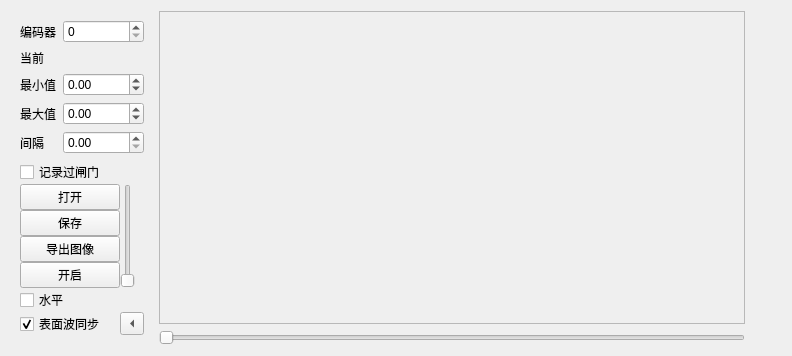
<?xml version="1.0" encoding="UTF-8"?>
<ui version="4.0">
 <class>PanelSlice</class>
 <widget class="QFrame" name="PanelSlice">
  <property name="geometry">
   <rect>
    <x>0</x>
    <y>0</y>
    <width>792</width>
    <height>315</height>
   </rect>
  </property>
  <property name="windowTitle">
   <string>Frame</string>
  </property>
  <layout class="QGridLayout" name="gridLayout">
   <item row="0" column="0">
    <widget class="QWidget" name="sliceContainer" native="true">
     <layout class="QGridLayout" name="gridLayout_4">
      <property name="spacing">
       <number>0</number>
      </property>
      <item row="0" column="0" colspan="2">
       <widget class="QWidget" name="sliceOptionsContainer" native="true">
        <layout class="QFormLayout" name="formLayout_2">
         <property name="leftMargin">
          <number>0</number>
         </property>
         <property name="topMargin">
          <number>0</number>
         </property>
         <property name="rightMargin">
          <number>0</number>
         </property>
         <property name="bottomMargin">
          <number>0</number>
         </property>
         <item row="0" column="0">
          <widget class="QLabel" name="axisTitle">
           <property name="text">
            <string>编码器</string>
           </property>
           <property name="buddy">
            <cstring>axis</cstring>
           </property>
          </widget>
         </item>
         <item row="0" column="1">
          <widget class="QSpinBox" name="axis"/>
         </item>
         <item row="2" column="1">
          <widget class="QDoubleSpinBox" name="min">
           <property name="minimum">
            <double>-99999.990000000005239</double>
           </property>
           <property name="maximum">
            <double>99999.990000000005239</double>
           </property>
          </widget>
         </item>
         <item row="1" column="1">
          <widget class="QLabel" name="pos">
           <property name="text">
            <string/>
           </property>
          </widget>
         </item>
         <item row="1" column="0">
          <widget class="QLabel" name="posTitle">
           <property name="text">
            <string>当前</string>
           </property>
          </widget>
         </item>
         <item row="2" column="0">
          <widget class="QLabel" name="minTitle">
           <property name="text">
            <string>最小值</string>
           </property>
           <property name="buddy">
            <cstring>min</cstring>
           </property>
          </widget>
         </item>
         <item row="3" column="0">
          <widget class="QLabel" name="maxTitle">
           <property name="text">
            <string>最大值</string>
           </property>
           <property name="buddy">
            <cstring>max</cstring>
           </property>
          </widget>
         </item>
         <item row="3" column="1">
          <widget class="QDoubleSpinBox" name="max">
           <property name="minimum">
            <double>-99999.990000000005239</double>
           </property>
           <property name="maximum">
            <double>99999.990000000005239</double>
           </property>
          </widget>
         </item>
         <item row="4" column="0">
          <widget class="QLabel" name="intervalTitle">
           <property name="text">
            <string>间隔</string>
           </property>
           <property name="buddy">
            <cstring>interval</cstring>
           </property>
          </widget>
         </item>
         <item row="4" column="1">
          <widget class="QDoubleSpinBox" name="interval">
           <property name="minimum">
            <double>0.000000000000000</double>
           </property>
           <property name="maximum">
            <double>99999.990000000005239</double>
           </property>
          </widget>
         </item>
         <item row="5" column="0" colspan="2">
          <widget class="QCheckBox" name="logTrigger">
           <property name="text">
            <string>记录过闸门</string>
           </property>
          </widget>
         </item>
        </layout>
       </widget>
      </item>
      <item row="3" column="0">
       <widget class="QPushButton" name="exportImage">
        <property name="text">
         <string>导出图像</string>
        </property>
       </widget>
      </item>
      <item row="4" column="0">
       <widget class="QPushButton" name="enable">
        <property name="text">
         <string>开启</string>
        </property>
        <property name="checkable">
         <bool>true</bool>
        </property>
       </widget>
      </item>
      <item row="2" column="0">
       <widget class="QPushButton" name="save">
        <property name="text">
         <string>保存</string>
        </property>
       </widget>
      </item>
      <item row="1" column="0">
       <widget class="QPushButton" name="open">
        <property name="text">
         <string>打开</string>
        </property>
       </widget>
      </item>
      <item row="1" column="1" rowspan="4">
       <widget class="QSlider" name="sliceSlider">
        <property name="pageStep">
         <number>1</number>
        </property>
        <property name="orientation">
         <enum>Qt::Vertical</enum>
        </property>
       </widget>
      </item>
      <item row="6" column="0">
       <widget class="QCheckBox" name="sync">
        <property name="text">
         <string>表面波同步</string>
        </property>
        <property name="checked">
         <bool>true</bool>
        </property>
       </widget>
      </item>
      <item row="6" column="1">
       <widget class="QToolButton" name="toggleSliceOptions">
        <property name="text">
         <string>...</string>
        </property>
        <property name="checkable">
         <bool>true</bool>
        </property>
        <property name="arrowType">
         <enum>Qt::LeftArrow</enum>
        </property>
       </widget>
      </item>
      <item row="5" column="0">
       <widget class="QCheckBox" name="horizontal">
        <property name="text">
         <string>水平</string>
        </property>
       </widget>
      </item>
     </layout>
    </widget>
   </item>
   <item row="0" column="1">
    <widget class="QWidget" name="widget" native="true">
     <layout class="QVBoxLayout" name="verticalLayout_3">
      <property name="leftMargin">
       <number>0</number>
      </property>
      <property name="topMargin">
       <number>0</number>
      </property>
      <property name="rightMargin">
       <number>0</number>
      </property>
      <property name="bottomMargin">
       <number>0</number>
      </property>
      <item>
       <widget class="QScrollArea" name="sliceImageContainer">
        <property name="widgetResizable">
         <bool>true</bool>
        </property>
        <widget class="QWidget" name="scrollAreaWidgetContents">
         <property name="geometry">
          <rect>
           <x>0</x>
           <y>0</y>
           <width>588</width>
           <height>267</height>
          </rect>
         </property>
         <layout class="QGridLayout" name="gridLayout_3">
          <property name="leftMargin">
           <number>0</number>
          </property>
          <property name="topMargin">
           <number>0</number>
          </property>
          <property name="rightMargin">
           <number>0</number>
          </property>
          <property name="bottomMargin">
           <number>0</number>
          </property>
          <property name="spacing">
           <number>0</number>
          </property>
          <item row="0" column="0">
           <widget class="QLabel" name="sliceImage">
            <property name="scaledContents">
             <bool>true</bool>
            </property>
           </widget>
          </item>
         </layout>
        </widget>
       </widget>
      </item>
      <item>
       <widget class="QSlider" name="sliceOffset">
        <property name="maximum">
         <number>511</number>
        </property>
        <property name="orientation">
         <enum>Qt::Horizontal</enum>
        </property>
       </widget>
      </item>
     </layout>
    </widget>
   </item>
   <item row="0" column="2">
    <widget class="ColorPaletteView" name="slicePalette" native="true">
     <property name="sizePolicy">
      <sizepolicy hsizetype="Fixed" vsizetype="Preferred">
       <horstretch>0</horstretch>
       <verstretch>0</verstretch>
      </sizepolicy>
     </property>
     <property name="minimumSize">
      <size>
       <width>30</width>
       <height>0</height>
      </size>
     </property>
    </widget>
   </item>
  </layout>
 </widget>
 <customwidgets>
  <customwidget>
   <class>ColorPaletteView</class>
   <extends>QWidget</extends>
   <header>Imaging/ColorPaletteView.h</header>
   <container>1</container>
  </customwidget>
 </customwidgets>
 <resources/>
 <connections/>
</ui>
